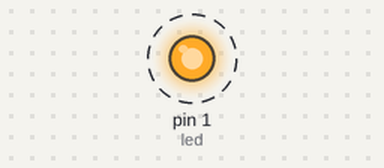
Bench run of a sketch on a simulated Arduino Uno, built with avr-gcc and run on an emulated ATmega328P. Parts: output pins drawn as LEDs (lit = HIGH). Dashed ring = blinking.

Above: at 0.7 s.
Timing chart, 0 to 4.6 s (numbered marks = the images above):
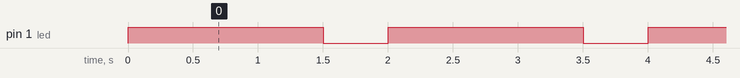

Measured:
- by itself, pin 1 (led): alternates HIGH for 1.5 s and LOW for 0.50 s

The sketch:

blink.ino
```cpp
int timeon=1500;
int timeoff=500;
int led=1;

void setup() {
pinMode(led,OUTPUT);
}

void loop() {
  digitalWrite(led,HIGH);
  delay(timeon);
  digitalWrite(led,LOW);
  delay(timeoff);
}
```
